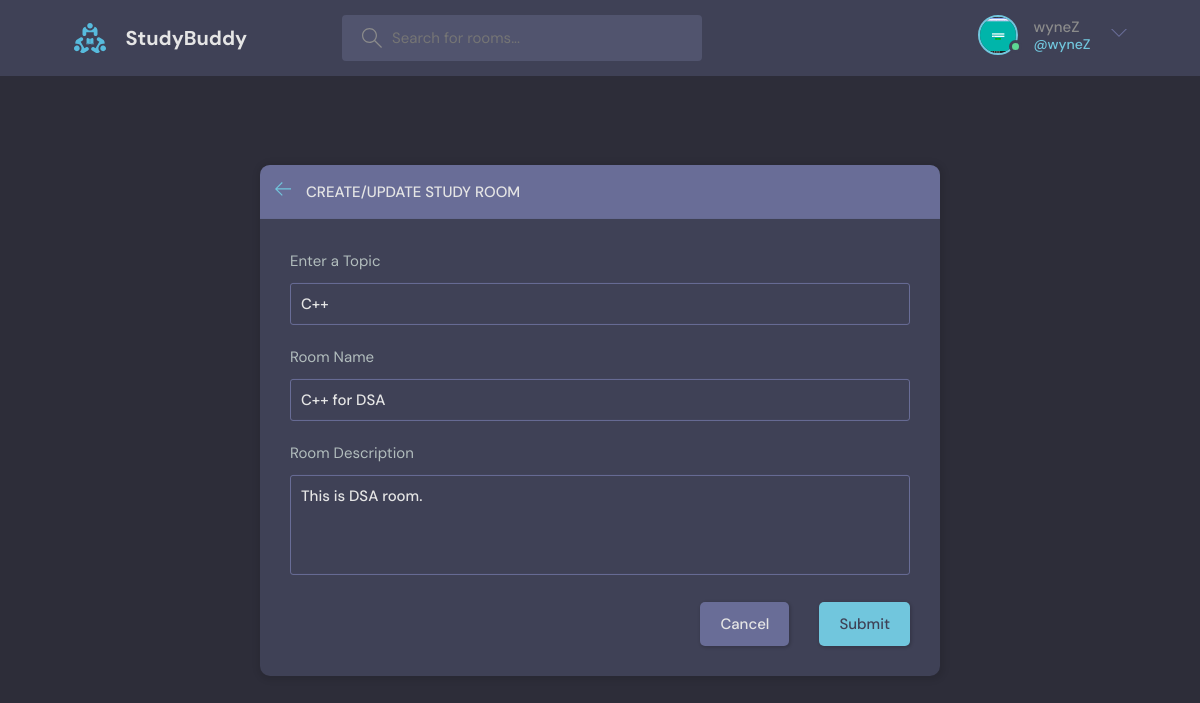
The app's page /update-room/3 (signed in) with its own data.
### base/models.py (models this page shows, shortened)
class User(AbstractUser):
    name = models.CharField(max_length=200, null=True)
    email = models.EmailField(unique=True, null=True)
    bio = models.TextField(null=True)
    avatar = models.ImageField(null=True, default="avatar.svg")
    USERNAME_FIELD = 'email'
    REQUIRED_FIELDS = []

class Room(models.Model):
    host = models.ForeignKey(User, on_delete=models.SET_NULL, null=True)
    topic = models.ForeignKey(Topic, on_delete=models.SET_NULL, null=True)
    name = models.CharField(max_length=200)
    description = models.TextField(null=True, blank=True)  # null for db | blank for Textview
    participants = models.ManyToManyField(User, related_name='participants', blank=True)
    updated = models.DateTimeField(auto_now=True)  # whenever update
    created = models.DateTimeField(auto_now_add=True)  # just for first created
    class Meta:
        ordering = ['-updated', '-created']

class Topic(models.Model):
    name = models.CharField(max_length=200)

### base/views.py (the view)
# urls.py: path('update-room/<str:pk>', views.updateRoom, name='update-room'),
@login_required(login_url="login")
def updateRoom(request, pk):
    room = Room.objects.get(id=pk)
    form = RoomForm(instance=room)
    topics = Topic.objects.all()
    if request.user != room.host:
        return HttpResponse('Your are not allowed here!!')
    if request.method == "POST":
        topic_name = request.POST.get('topic')
        topic, created = Topic.objects.get_or_create(name=topic_name)
        room.name = request.POST.get('name')
        room.topic = topic
        room.description = request.POST.get('description')
    context = {'form': form, 'topics': topics, 'room': room}
    return render(request, 'base/room_form.html', context)

### base/forms.py
class RoomForm(ModelForm):
    class Meta:
        model = Room
        fields = '__all__'
        exclude = ['host', 'participants']  # host နဲ့ participants ကို ui မှာ ဖျောက်ပေးတယ်

### base/templates/base/room_form.html (shortened to what this page needs)
{% extends 'main.html' %}
{% block content %}
  <main class="create-room layout">
    <div class="container">
      <div class="layout__box">
        <div class="layout__boxHeader">
          <div class="layout__boxTitle">
            <a href="{% url 'home' %}">
              <svg version="1.1" xmlns="http://www.w3.org/2000/svg" width="32" height="32" viewBox="0 0 32 32">
                <title>arrow-left</title>
                <path
                  d="M13.723 2.286l-13.723 13.714 13.719 13.714 1.616-1.611-10.96-10.96h27.625v-2.286h-27.625l10.965-10.965-1.616-1.607z">
                </path>
              </svg>
            </a>
            <h3>Create/Update Study Room</h3>
          </div>
        </div>
        <div class="layout__body">
          <form class="form" action="" method="POST">
              <div class="form__group">
                  <label for="room_topic">Enter a Topic</label>
                  <input type="text" value="{{ room.topic.name }}" name="topic" required list="topic-list"/>
              </div>
              <div class="form__group">
                  <label for="room_name">Room Name</label>
                  {{ form.name }}
              </div>
              <div class="form__group">
                  <label for="room_description">Room Description</label>
                  {{ form.description }}
              </div>
            <div class="form__action">
              <a class="btn btn--dark" href="{% url 'home' %}">Cancel</a>
              <button class="btn btn--main" type="submit">Submit</button>
            </div>
          </form>
        </div>
      </div>
    </div>
  </main>
{% endblock %}

### templates/navbar.html (shortened to what this page needs)
{% load static %}
    <header class="header header--loggedIn">
      <div class="container">
        <a href="{% url 'home' %}" class="header__logo">
          <img src="{% static 'images/logo.svg' %}" />
          <h1>StudyBuddy</h1>
        </a>
        <form class="header__search" method="GET" action="{% url 'home' %}">
          <label>
            <input name="q" placeholder="Search for rooms..." />
          </label>
        </form>
        <nav class="header__menu">
          {% if request.user.is_authenticated %}
          <div class="header__user">
            <a href="{% url 'user-profile' request.user.id %}">
              <div class="avatar avatar--medium active">
                <img src="{{ request.user.avatar.url }}" />
              </div>
              <p>{{ request.user.username }} <span>@{{ request.user.username }}</span></p>
            </a>
            <button class="dropdown-button">
              <svg version="1.1" xmlns="http://www.w3.org/2000/svg" width="32" height="32" viewBox="0 0 32 32">
                <title>chevron-down</title>
                <path d="M16 21l-13-13h-3l16 16 16-16h-3l-13 13z"></path>
              </svg>
            </button>
          </div>
          {% else %}
          <a href="{% url 'login' %}">
            <img src="{% static 'images/avatar.svg' %}" />
            <p>Login</p>
          </a>
          {% endif %}
        </nav>
      </div>
    </header>

### records on screen
User: user.avatar (picture), user.username "wyneZ"
Room: topic "C++", name "C++ for DSA", description "This is DSA room."
